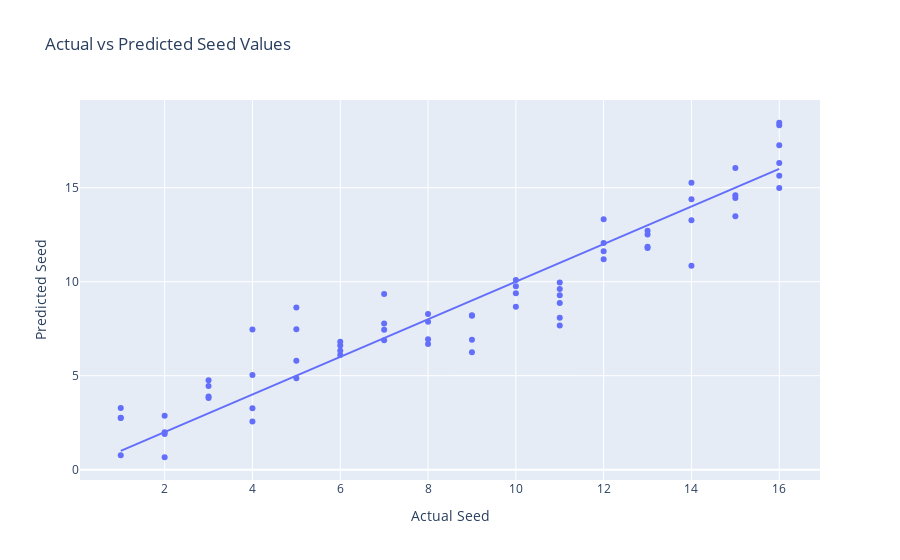

The notebook cell saved with this chart:
### Code cell
# Create a DataFrame with actual and predicted values
df_pred = pd.DataFrame({'Actual Seed': y, 'Predicted Seed': y_pred})

# Plot using Plotly
fig = px.scatter(df_pred, x='Actual Seed', y='Predicted Seed', title='Actual vs Predicted Seed Values')
fig.add_trace(px.line(x=[min(y), max(y)], y=[min(y), max(y)]).data[0])  # Adding the diagonal line
fig.show()

### Figure 1 — Plotly figure (JSON) as saved in the notebook; plotly's stock layout.template omitted (floating-point values rounded to 4 significant figures)
{"data": [{"hovertemplate": "Actual Seed=%{x}<br>Predicted Seed=%{y}<extra></extra>", "legendgroup": "", "marker": {"color": "#636efa", "symbol": "circle"}, "mode": "markers", "name": "", "orientation": "v", "showlegend": false, "type": "scatter", "x": [1, 2, 11, 8, 9, 3, 10, 15, 12, 4, 6, 12, 5, 16, 9, 13, 3, 14, 1, 16, 9, 4, 13, 8, 6, 1, 3, 14, 13, 6, 13, 2, 8, 8, 5, 7, 11, 7, 14, 11, 11, 16, 7, 12, 10, 11, 15, 11, 1, 5, 5, 16, 10, 6, 4, 2, 7, 16, 16, 14, 2, 15, 10, 15, 4, 12, 9, 3], "xaxis": "x", "y": [2.759, 2.866, 7.671, 6.934, 8.185, 4.761, 9.755, 14.46, 12.06, 3.264, 6.104, 11.62, 4.869, 18.32, 6.24, 11.8, 4.451, 14.39, 3.276, 16.32, 8.213, 7.461, 11.86, 6.688, 6.805, 0.765, 3.809, 10.85, 12.51, 6.321, 12.71, 1.985, 7.866, 8.276, 8.626, 6.888, 8.083, 7.774, 15.27, 9.959, 8.861, 14.98, 9.34, 13.33, 10.09, 9.611, 13.48, 9.286, 2.745, 7.466, 5.798, 17.26, 9.382, 6.609, 2.561, 1.892, 7.45, 15.64, 18.46, 13.27, 0.66, 16.04, 8.673, 14.6, 5.036, 11.2, 6.912, 3.889], "yaxis": "y"}, {"hovertemplate": "x=%{x}<br>y=%{y}<extra></extra>", "legendgroup": "", "line": {"color": "#636efa", "dash": "solid"}, "marker": {"symbol": "circle"}, "mode": "lines", "name": "", "orientation": "v", "showlegend": false, "type": "scatter", "x": [1, 16], "xaxis": "x", "y": [1, 16], "yaxis": "y"}], "layout": {"legend": {"tracegroupgap": 0}, "title": {"text": "Actual vs Predicted Seed Values"}, "xaxis": {"anchor": "y", "domain": [0, 1], "title": {"text": "Actual Seed"}}, "yaxis": {"anchor": "x", "domain": [0, 1], "title": {"text": "Predicted Seed"}}}}
